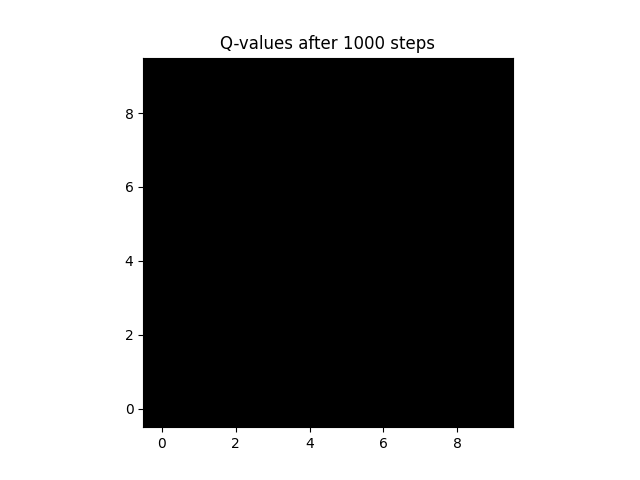
#> input picture src/graphs/Discrete Q-learning Q-vals after 1000 steps.png, 640 x 480 px, found by its file name; the run also reads 1 picture not shown here
$ jupyter execute --allow-errors graph_SideBySide.ipynb
#> lines starting #> are read from the running program, lines starting #| are printed output that depends on the picture
[cell 1]
import cv2
import numpy as np

def combine_images(image1_path, image2_path, output_path):
    # Read the images
    image1 = cv2.imread(image1_path)
#> image1 is the input picture: shape (480, 640, 3); min 0, max 255, mean 140.1
    image2 = cv2.imread(image2_path)
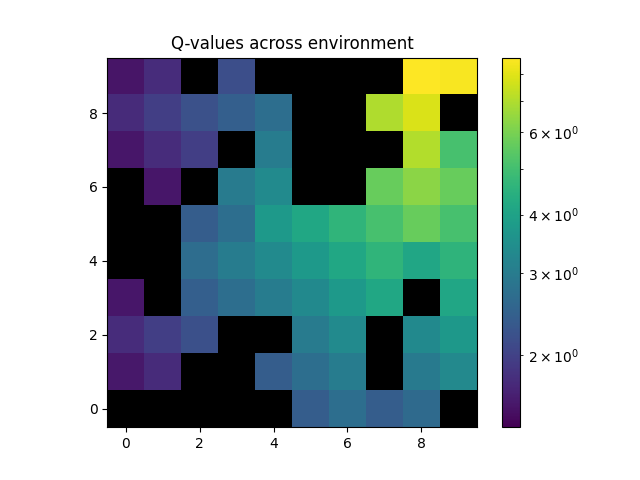
#> input picture src/graphs/Discrete Q-learning Q-vals after 250000 steps.png, 640 x 480 px, found by its file name
#> image2 is the input picture: shape (480, 640, 3); mean B, G, R 171.7, 173.2, 154.6

    # Concatenate the images horizontally
    combined_image = np.concatenate((image1, image2), axis=1)
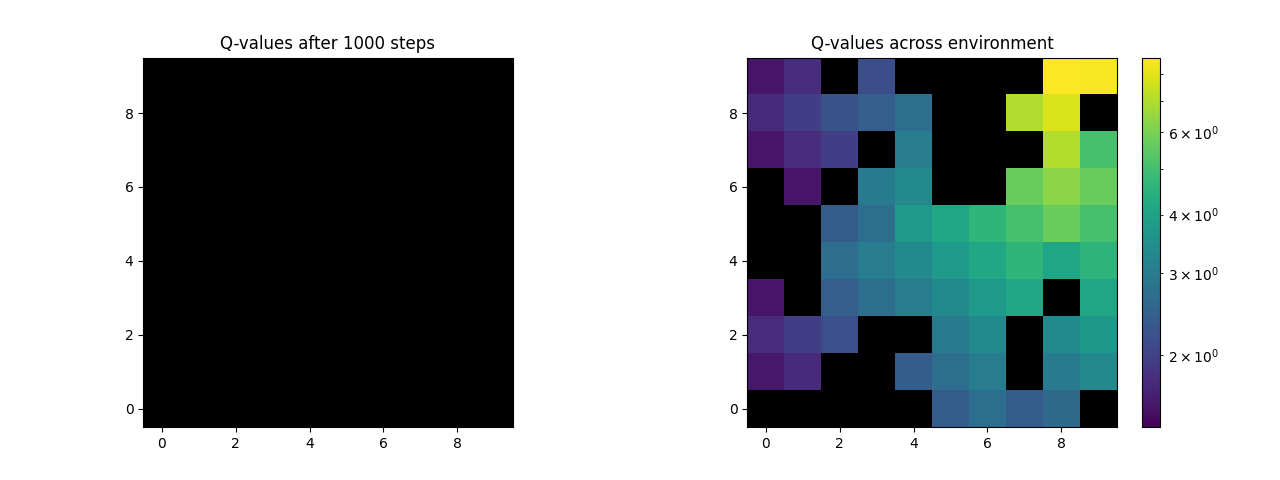
#> combined_image: shape (480, 1280, 3); mean B, G, R 155.9, 156.7, 147.3

    # Save the combined image
    cv2.imwrite(output_path, combined_image)

Q-learning

[cell 2]
# Discrete
graph1 = 'C:/Users/nicle/OneDrive/Bureau/Automne 2023/INF8250AE - Reinforcement learning/INF8250AE_Project/src/graphs/Discrete Q-learning Q-vals after 1000 steps.png'
graph2 = 'C:/Users/nicle/OneDrive/Bureau/Automne 2023/INF8250AE - Reinforcement learning/INF8250AE_Project/src/graphs/Discrete Q-learning Q-vals after 250000 steps.png'

combine_images(graph1, graph2, 'C:/Users/nicle/OneDrive/Bureau/Automne 2023/INF8250AE - Reinforcement learning/INF8250AE_Project/src/graphs/Discrete Q-learning Q-vals combined graph.png')

[cell 3]
# Stochastic
graph1 = 'C:/Users/nicle/OneDrive/Bureau/Automne 2023/INF8250AE - Reinforcement learning/INF8250AE_Project/src/graphs/Stochastic Q-learning Q-vals after 1000 steps.png'
graph2 = 'C:/Users/nicle/OneDrive/Bureau/Automne 2023/INF8250AE - Reinforcement learning/INF8250AE_Project/src/graphs/Stochastic Q-learning Q-vals after 250000 steps.png'

combine_images(graph1, graph2, 'C:/Users/nicle/OneDrive/Bureau/Automne 2023/INF8250AE - Reinforcement learning/INF8250AE_Project/src/graphs/Stochastic Q-learning Q-vals combined graph.png')
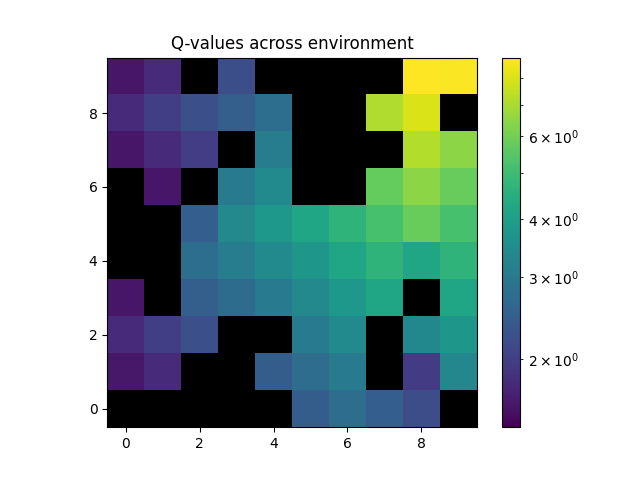
#> input picture src/graphs/Stochastic Q-learning Q-vals after 250000 steps.png, 640 x 480 px, found by its file name
#> in combine_images, image2 is the input picture: shape (480, 640, 3); mean B, G, R 171.5, 172.9, 155.1
